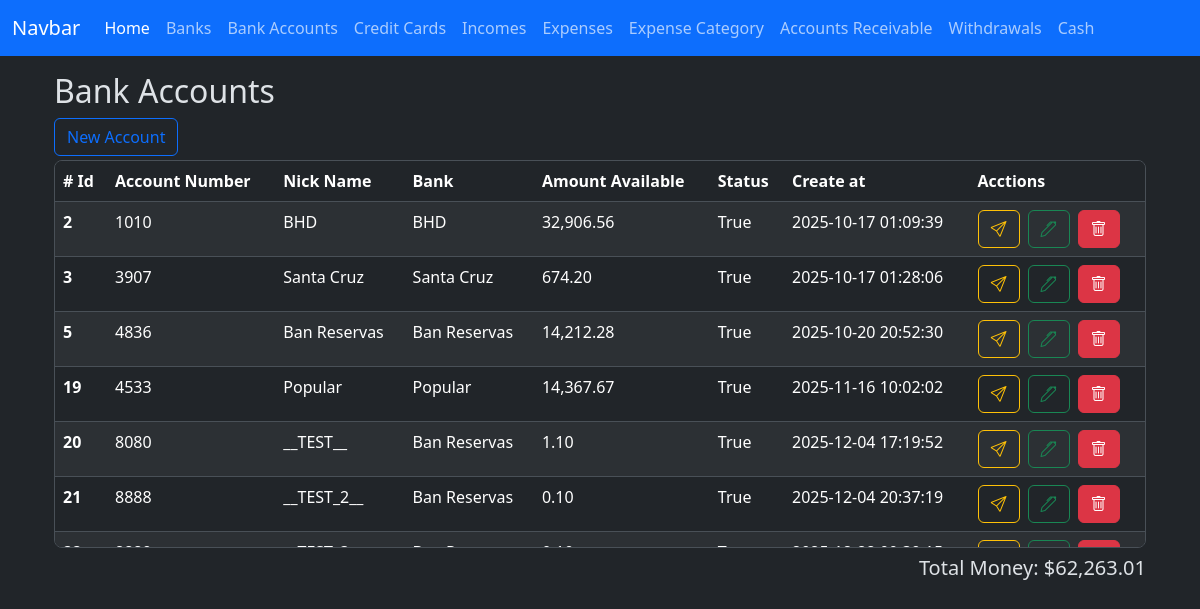
Page /bank_accounts/index on the earlier database version.
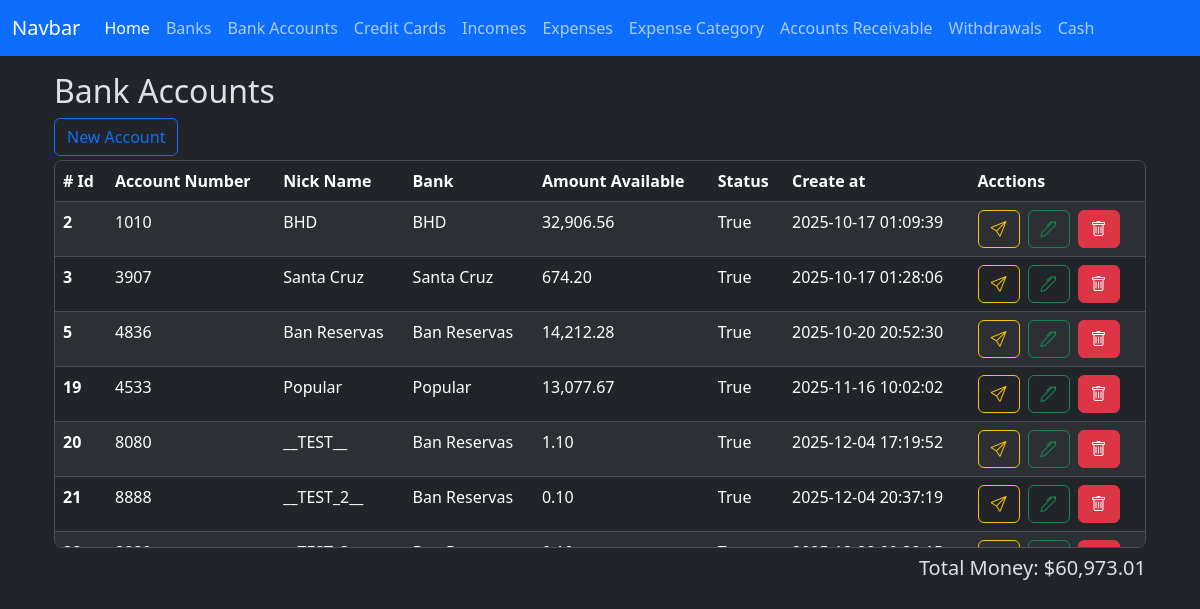
Same page on the later database version.
### app/models/bank_account.py (models this page shows)
class BankAccount(db.Model):
    __tablename__ = 'bank_accounts'
    id = db.Column(db.Integer, primary_key=True)
    nick_name = db.Column(db.String(120))
    amount_available = db.Column(db.Numeric(10, 2), nullable=False)
    is_active = db.Column(db.Boolean, default=True)
    account_number = db.Column(db.Integer, nullable=True)
    bank_id = db.Column(db.Integer, db.ForeignKey('banks.id'))
    created_at = db.Column(db.DateTime(timezone=True), server_default=func.now())
    updated_at = db.Column(db.DateTime(timezone=True), onupdate=func.now())
    bank = relationship('Bank', back_populates='bank_accounts')
    expenses = relationship('Expense', back_populates='bank_account', order_by='desc(Expense.created_at)')
    incomes = relationship('Income', back_populates='bank_account', order_by='desc(Income.created_at)')
    credit_card_payments = relationship('CreditCardPayment', back_populates='bank_account', order_by='desc(CreditCardPayment.created_at)')
    withdrawals = relationship('Withdrawal', back_populates='bank_account', order_by='desc(Withdrawal.created_at)')
    loans = relationship('Loan', back_populates='bank_account', order_by='desc(Loan.created_at)')
    loan_payments = relationship('LoanPayment', back_populates='bank_account', order_by='desc(LoanPayment.created_at)')
    outgoing_transfers = relationship('BankTransfer', foreign_keys='BankTransfer.from_bank_account_id', back_populates='from_bank_account', order_by='desc(BankTransfer.created_at)')
    incoming_transfers = relationship('BankTransfer', foreign_keys='BankTransfer.to_bank_account_id', back_populates='to_bank_account', order_by='desc(BankTransfer.created_at)')

### app/models/bank.py (models this page shows)
class Bank(db.Model):
    __tablename__ = 'banks'
    id = db.Column(db.Integer, primary_key=True)
    name = db.Column(db.String(100), nullable=False)
    created_at = db.Column(db.DateTime(timezone=True), server_default=func.now())
    updated_at = db.Column(db.DateTime(timezone=True), onupdate=func.now())
    bank_accounts = relationship('BankAccount', back_populates='bank')
    credit_cards = relationship('CreditCard', back_populates='bank')

### app/routes/bank_account_routes.py (the view)
@bank_account_bp.route('/index', methods=['GET'])
def index():
    banks = Bank.query.all()
    bank_accounts = BankAccount.query.all()
    total_money = Decimal()
    for account in bank_accounts:
        total_money += account.amount_available
    total_money_formatted = f'{total_money:,.2f}'
    context = {
        'banks': banks,
        'bank_accounts': bank_accounts,
        'total_money': total_money_formatted,
        'len': len,
        'total_amount': total_amount,
        'format_amount': format_amount,
    }
    return render_template('bank_accounts/index.html', **context)

### app/utils/numeric_casting.py (called while the page is built)
def format_amount(value):
    try:
        return f'{value:,.2f}';
    except Exception as e:
        return None

### app/templates/bank_accounts/index.html (shortened to what this page needs)
{% extends 'layout.html' %}
{% block content %}
    <h2>Bank Accounts</h2>
    <div class="row">
        <div class="col-sm">
            <button type="button" class="btn btn-outline-primary" data-bs-toggle="modal" data-bs-target="#create-bank-account"
            >New Account</button>
        </div>
        <div class="col-sm"></div>
    </div>
    <div class="table-responsive overflow-y-auto border rounded-3 mt-1" style="max-height: 388px;">
        <table class="table table-striped  table-hover">
            <thead class="sticky-top">
                <tr>
                    <th scope="col"># Id</th>
                    <th scope="col">Account Number</th>
                    <th scope="col">Nick Name</th>
                    <th scope="col">Bank</th>
                    <th scope="col">Amount Available</th>
                    <th scope="col">Status</th>
                    <th scope="col">Create at</th>
                    <th scope="col">Acctions</th>
                </tr>
            </thead>
            <tbody>
                {% for bank_account in bank_accounts %}
                <tr class="bank-row" data-bank-account-id = "{{ bank_account.id }}">
                    <th scope="row">{{ bank_account.id }}</th>
                    <td>{{ bank_account.account_number }}</td>
                    <td>{{ bank_account.nick_name }}</td>
                    <td>{{ bank_account.bank.name }}</td>
                    <td>{{ format_amount(bank_account.amount_available) }}</td>
                    <td>{{ bank_account.is_active }}</td>
                    <td>{{ bank_account.created_at }}</td>
                    <td>
                        <div class="d-flex gap-2">
                            <button
                                type="button"
                                class="btn btn-outline-warning"
                                data-bs-toggle="modal"
                                data-bs-target="#create-bank-transfer"
                                data-from-bank-account-id="{{ bank_account.id }}"
                                data-nick-name="{{ bank_account.nick_name }}"
                            >
                                <i class="bi bi-send"></i>
                            </button>
                            <button
                                type="button"
                                class="btn btn-outline-success"
                                data-bs-toggle="modal"
                                data-bs-target="#edit-bank-account"
                                data-bank-account-id="{{ bank_account.id }}"
                                data-account-number="{{ bank_account.account_number }}"
                                data-nick-name="{{ bank_account.nick_name }}"
                                data-amount-available="{{ bank_account.amount_available }}"
                                data-bank-id="{{ bank_account.bank.id }}"
                            >
                                <i class="bi bi-pen"></i>
                            </button>
                            <a href="{{ url_for('bank_account.delete', id=bank_account.id) }}" class="btn btn-danger"><i class="bi bi-trash"></i></a>
                        </div>
                    </td>
                </tr>
                {% endfor %}
            </tbody>
        </table>
    </div>
    <div class="col-sm d-flex flex-row-reverse mt-2">
        <h5>Total Money: ${{ total_money }}</h5>
    </div>
    <link href="https://cdn.jsdelivr.net/npm/@sweetalert2/theme-dark@5/dark.css" rel="stylesheet">
{% endblock %}

Differences in the rows shown:
changed BankAccount "Popular": amount_available "14,367.67" → "13,077.67"
Other differences:
{{ total_money }}: "62,263.01" → "60,973.01"
